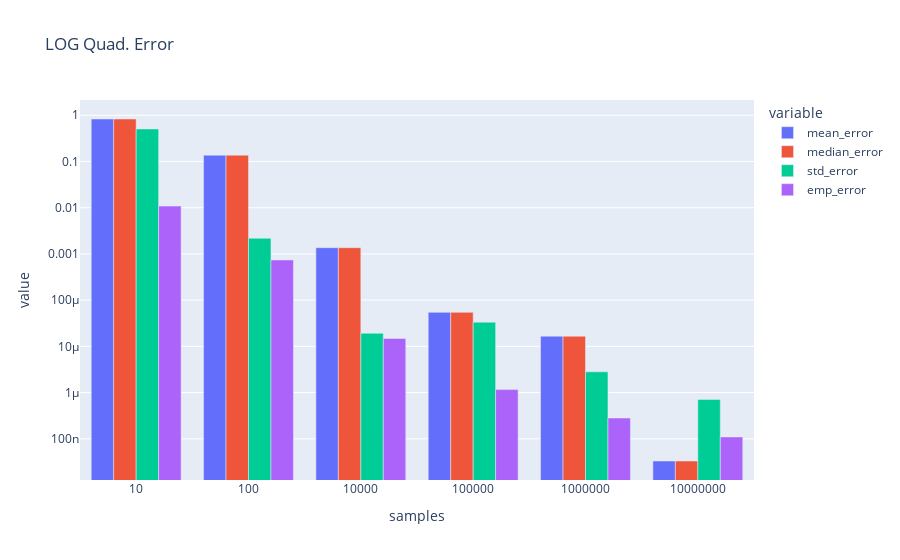
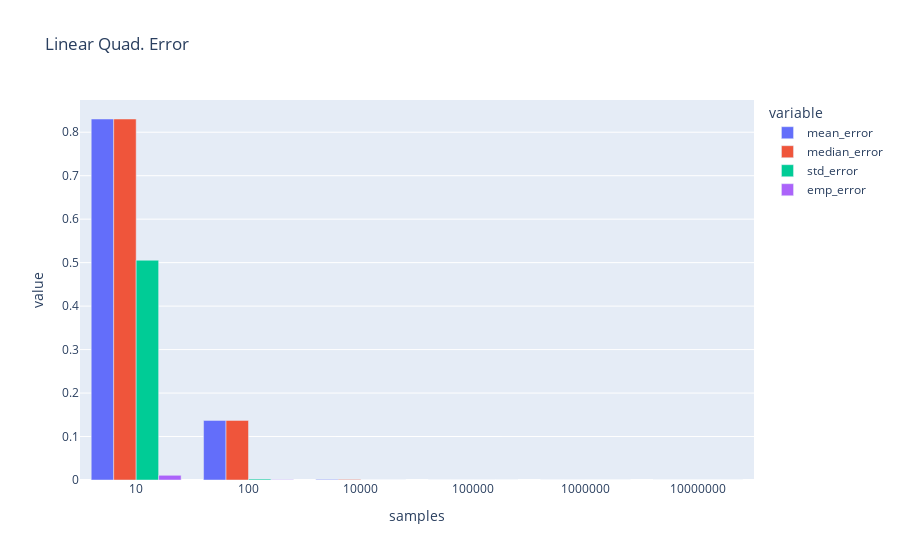

The code cell stored with these charts, in order, in its notebook:
### Code cell
#Anzeige von Roman
str_draws=[]
for i in range(len(draws)):
    str_draws.append(str(draws[i]))
err_df2=err_df
err_df2["samples"]=str_draws

fig = plotly.express.bar(err_df2, x="samples", y=["mean_error","median_error","std_error","emp_error"], barmode="group",log_y=True,title="LOG Quad. Error")
fig.show()
fig2 = plotly.express.bar(err_df2, x="samples", y=["mean_error","median_error","std_error","emp_error"], barmode="group",log_y=False,title="Linear Quad. Error")
fig2.show()

### Figure 1 — Plotly figure (JSON) as saved in the notebook; plotly's stock layout.template omitted (floating-point values rounded to 4 significant figures)
{"data": [{"alignmentgroup": "True", "hovertemplate": "variable=mean_error<br>samples=%{x}<br>value=%{y}<extra></extra>", "legendgroup": "mean_error", "marker": {"color": "#636efa"}, "name": "mean_error", "offsetgroup": "mean_error", "orientation": "v", "showlegend": true, "textposition": "auto", "type": "bar", "x": ["10", "100", "10000", "100000", "1000000", "10000000"], "xaxis": "x", "y": [0.8304, 0.1371, 0.001364, 5.442e-05, 1.659e-05, 3.306e-08], "yaxis": "y"}, {"alignmentgroup": "True", "hovertemplate": "variable=median_error<br>samples=%{x}<br>value=%{y}<extra></extra>", "legendgroup": "median_error", "marker": {"color": "#EF553B"}, "name": "median_error", "offsetgroup": "median_error", "orientation": "v", "showlegend": true, "textposition": "auto", "type": "bar", "x": ["10", "100", "10000", "100000", "1000000", "10000000"], "xaxis": "x", "y": [0.8304, 0.1371, 0.001364, 5.442e-05, 1.659e-05, 3.306e-08], "yaxis": "y"}, {"alignmentgroup": "True", "hovertemplate": "variable=std_error<br>samples=%{x}<br>value=%{y}<extra></extra>", "legendgroup": "std_error", "marker": {"color": "#00cc96"}, "name": "std_error", "offsetgroup": "std_error", "orientation": "v", "showlegend": true, "textposition": "auto", "type": "bar", "x": ["10", "100", "10000", "100000", "1000000", "10000000"], "xaxis": "x", "y": [0.5055, 0.002179, 1.922e-05, 3.333e-05, 2.811e-06, 7.06e-07], "yaxis": "y"}, {"alignmentgroup": "True", "hovertemplate": "variable=emp_error<br>samples=%{x}<br>value=%{y}<extra></extra>", "legendgroup": "emp_error", "marker": {"color": "#ab63fa"}, "name": "emp_error", "offsetgroup": "emp_error", "orientation": "v", "showlegend": true, "textposition": "auto", "type": "bar", "x": ["10", "100", "10000", "100000", "1000000", "10000000"], "xaxis": "x", "y": [0.01084, 0.00074, 1.488e-05, 1.16e-06, 2.808e-07, 1.096e-07], "yaxis": "y"}], "layout": {"barmode": "group", "legend": {"title": {"text": "variable"}, "tracegroupgap": 0}, "title": {"text": "LOG Quad. Error"}, "xaxis": {"anchor": "y", "domain": [0, 1], "title": {"text": "samples"}}, "yaxis": {"anchor": "x", "domain": [0, 1], "title": {"text": "value"}, "type": "log"}}}

### Figure 2 — Plotly figure (JSON) as saved in the notebook; plotly's stock layout.template omitted (floating-point values rounded to 4 significant figures)
{"data": [{"alignmentgroup": "True", "hovertemplate": "variable=mean_error<br>samples=%{x}<br>value=%{y}<extra></extra>", "legendgroup": "mean_error", "marker": {"color": "#636efa"}, "name": "mean_error", "offsetgroup": "mean_error", "orientation": "v", "showlegend": true, "textposition": "auto", "type": "bar", "x": ["10", "100", "10000", "100000", "1000000", "10000000"], "xaxis": "x", "y": [0.8304, 0.1371, 0.001364, 5.442e-05, 1.659e-05, 3.306e-08], "yaxis": "y"}, {"alignmentgroup": "True", "hovertemplate": "variable=median_error<br>samples=%{x}<br>value=%{y}<extra></extra>", "legendgroup": "median_error", "marker": {"color": "#EF553B"}, "name": "median_error", "offsetgroup": "median_error", "orientation": "v", "showlegend": true, "textposition": "auto", "type": "bar", "x": ["10", "100", "10000", "100000", "1000000", "10000000"], "xaxis": "x", "y": [0.8304, 0.1371, 0.001364, 5.442e-05, 1.659e-05, 3.306e-08], "yaxis": "y"}, {"alignmentgroup": "True", "hovertemplate": "variable=std_error<br>samples=%{x}<br>value=%{y}<extra></extra>", "legendgroup": "std_error", "marker": {"color": "#00cc96"}, "name": "std_error", "offsetgroup": "std_error", "orientation": "v", "showlegend": true, "textposition": "auto", "type": "bar", "x": ["10", "100", "10000", "100000", "1000000", "10000000"], "xaxis": "x", "y": [0.5055, 0.002179, 1.922e-05, 3.333e-05, 2.811e-06, 7.06e-07], "yaxis": "y"}, {"alignmentgroup": "True", "hovertemplate": "variable=emp_error<br>samples=%{x}<br>value=%{y}<extra></extra>", "legendgroup": "emp_error", "marker": {"color": "#ab63fa"}, "name": "emp_error", "offsetgroup": "emp_error", "orientation": "v", "showlegend": true, "textposition": "auto", "type": "bar", "x": ["10", "100", "10000", "100000", "1000000", "10000000"], "xaxis": "x", "y": [0.01084, 0.00074, 1.488e-05, 1.16e-06, 2.808e-07, 1.096e-07], "yaxis": "y"}], "layout": {"barmode": "group", "legend": {"title": {"text": "variable"}, "tracegroupgap": 0}, "title": {"text": "Linear Quad. Error"}, "xaxis": {"anchor": "y", "domain": [0, 1], "title": {"text": "samples"}}, "yaxis": {"anchor": "x", "domain": [0, 1], "title": {"text": "value"}}}}
